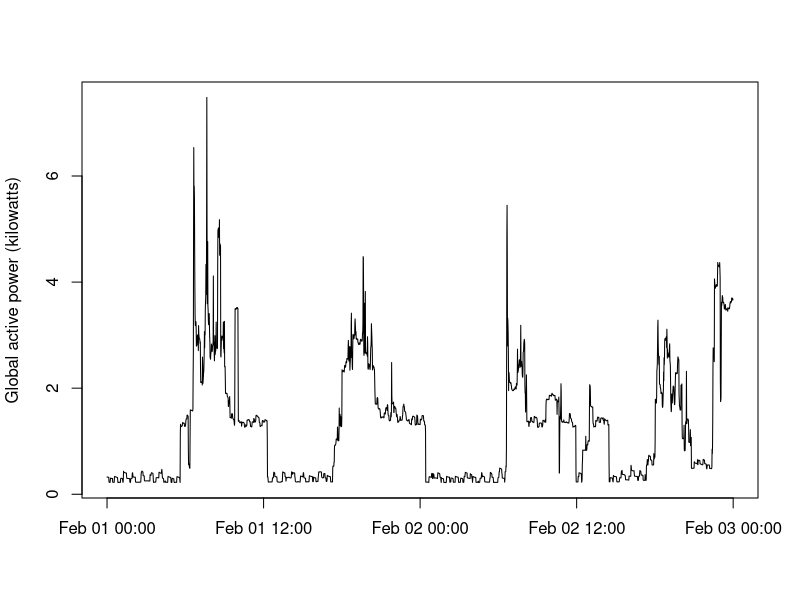

Source code (R):
###---plot 2
### read data
data <- read.csv(file= "household_power_consumption.csv", header =T)
data$DateTime<- paste(data$Date, data$Time, sep = " ")
data$Date2<- strptime(data$DateTime,format="%d/%m/%Y %H:%M:%S")
### plot
png(file = "plot2.png", width = 480, height = 480, units = "px")
plot(data$Date2,data$Global_active_power, type= "l",xlab="",ylab ="Global active power (kilowatts)",main="")
dev.off()